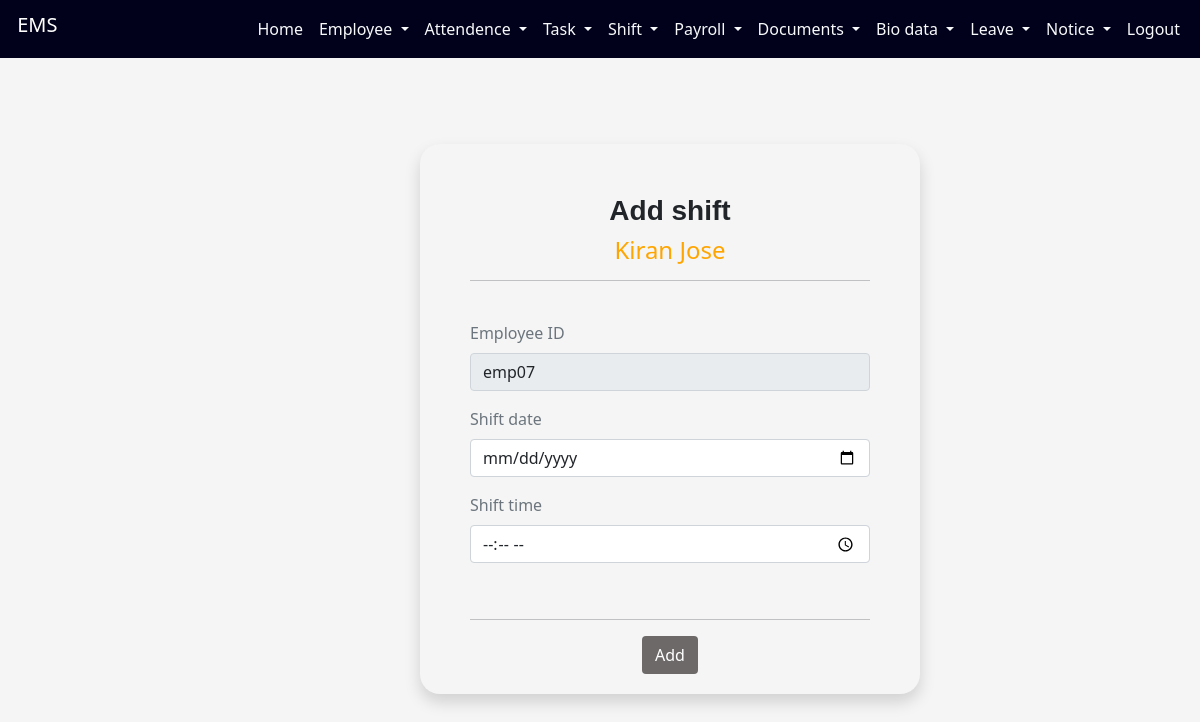
The page /employeeapp/shift/26 on the database its author committed.
### employeeapp/models.py (models this page shows, shortened)
class employeeaddmodel(models.Model):
    Department=(
        ('Administrative','Administrative'),
        ('Human Resource','Human Resource'),
        ('Operations','Operations'),
        ('Purchasing','Purchasing'),
        ('Sales','Sales'),
        ('Marketing','Marketing'),
        ('Accounting','Accounting'),
        ('Finance','Finance'),
        ('Information Technology','Information Technology')
    )
    Gender=(
        ('Female','Female'),
        ('Male','Male'),
    )
    Status=(
        ('Active','Active'),
        ('Inactive','Inactive')
    )
    empimg = models.FileField(upload_to='employeeapp/static')
    empfname=models.CharField(max_length=50)
    emplname=models.CharField(max_length=50)
    email=models.EmailField()
    phonenumber = models.CharField(max_length=10)
    department = models.CharField(choices=Department, max_length=50)
    gender = models.CharField(choices=Gender, max_length=50)
    dob=models.CharField(max_length=20)
    empid=models.CharField(max_length=10)
    dateofjoining=models.DateField(auto_now_add=True)
    status = models.CharField(max_length=50, choices=Status, default='Active')
    password = models.CharField(max_length=50)

### employeeapp/views.py (the view, shortened to what this page needs)
# urls.py: path('shift/<int:id>',shift),
def shift(request,id):
    e = datetime.date.today()
    f = str(e)
    g = time.strptime(f, '%Y-%m-%d')
    a = employeeaddmodel.objects.get(id=id)
    return render(request,'shiftadd.html',{'a':a})

### employeeapp/templates/shiftadd.html (shortened to what this page needs)
<!DOCTYPE html>
<html lang="en">
<head>
    <link href="https://cdn.jsdelivr.net/npm/bootstrap@5.0.2/dist/css/bootstrap.min.css" rel="stylesheet">
</head>
<body style="background-color: whitesmoke;">
<div class="container-fluid">
            <nav class="navbar navbar-expand-lg fixed-top ">
                <div class="container-fluid">
                  <h1 class="navbar-brand"  id="h">&nbsp;EMS</h1>
                  <div class="d-flex">
                  <div class="collapse navbar-collapse" id="navbarSupportedContent">
                <ul class="navbar-nav me-auto mb-2 mb-lg-0">
                            <li class="nav-item">
                              <a class="nav-link text-light" href="http://127.0.0.1:8000/employeeapp/adminprofile/">Home</a>
                            </li>
                            <li class="nav-item dropdown">
                                <a class="nav-link text-light dropdown-toggle" href="#" id="navbarDropdown" role="button" data-bs-toggle="dropdown" aria-expanded="false">
                                  Employee
                                </a>
                              </li>
                              <li class="nav-item dropdown">
                                <a class="nav-link text-light dropdown-toggle" href="#" id="navbarDropdown" role="button" data-bs-toggle="dropdown" aria-expanded="false">
                                  Attendence
                                </a>
                              </li>
                              <li class="nav-item dropdown">
                                <a class="nav-link text-light dropdown-toggle" href="#" id="navbarDropdown" role="button" data-bs-toggle="dropdown" aria-expanded="false">
                                  Task
                                </a>
                              </li>
                              <li class="nav-item dropdown">
                                <a class="nav-link text-light dropdown-toggle" href="#" id="navbarDropdown" role="button" data-bs-toggle="dropdown" aria-expanded="false">
                                  Shift
                                </a>
                              </li>
                              <li class="nav-item dropdown">
                                <a class="nav-link text-light dropdown-toggle" href="#" id="navbarDropdown" role="button" data-bs-toggle="dropdown" aria-expanded="false">
                                  Payroll
                                </a>
                              </li>
                              <li class="nav-item dropdown">
                                <a class="nav-link text-light dropdown-toggle" href="#" id="navbarDropdown" role="button" data-bs-toggle="dropdown" aria-expanded="false">
                                 Documents
                                </a>
                              </li>
                           <li class="nav-item dropdown">
                                <a class="nav-link text-light dropdown-toggle" href="#" id="navbarDropdown" role="button" data-bs-toggle="dropdown" aria-expanded="false">
                                 Bio data
                                </a>
                              </li>
                              <li class="nav-item dropdown">
                                <a class="nav-link text-light dropdown-toggle" href="#" id="navbarDropdown" role="button" data-bs-toggle="dropdown" aria-expanded="false">
                                 Leave
                                </a>
                              </li>
                              <li class="nav-item dropdown">
                                <a class="nav-link text-light dropdown-toggle" href="#" id="navbarDropdown" role="button" data-bs-toggle="dropdown" aria-expanded="false">
                                 Notice
                                </a>
                              </li>
                            <li class="nav-item">
                              <a class="nav-link text-light" href="http://127.0.0.1:8000/employeeapp/adminlogout/">Logout</a>
                            </li>
                          </ul>
                      </div>
                      </div>
                 </div>
        </nav>
        </div> <br><br>
<div  id="b">
       <div class="form shadow" style="background-color:whitesmoke;">
    <div class="mb-3">
      <h3 align="center" style="font-family:'Lucida Sans', 'Lucida Sans Regular', 'Lucida Grande', 'Lucida Sans Unicode', Geneva, Verdana, sans-serif"><strong>
            Add shift
        </strong> </h3>
<h4 align="center" style="color:orange">{{a.empfname}} {{a.emplname}}</h4><hr><br>
    <form method="post">{% csrf_token %}
         <div class="mb-3">
           <label class="form-label text-secondary">Employee ID</label><br>
          <input type="text" class="form-control" name="empid" value="{{a.empid}}" readonly>
       </div>
        <div class="mb-3">
           <label class="form-label text-secondary">Shift date</label><br>
           <input type="date" class="form-control" name="shiftdate" required>
       </div>
        <div class="mb-3">
              <label class="form-label text-secondary">Shift time</label><br>
            <input type="time" class="form-control" name="shifttime" required>
          </div>
          <br>
        <hr>
              <center>
                <div class="mb-3">
                <button type="submit" class="btn" style="background-color:rgb(110, 105, 105);color:white">Add</button>
              </div>
            </center>
            </div>
    </div>
</body>
</html>

### employeeapp/templates/shiftadd.html (style rules this page uses)
.form { height:550px; width:500px; padding:50px; border: 2px; border-radius: 20px; position: relative; }
#b { width:360px; padding: 8% 0 0; margin: auto; }
.navbar { background-color:rgb(1, 1, 28); }
#h { color:white; }

### rows shown on the page
employeeaddmodel: empfname "Kiran", emplname "Jose", empid "emp07"
